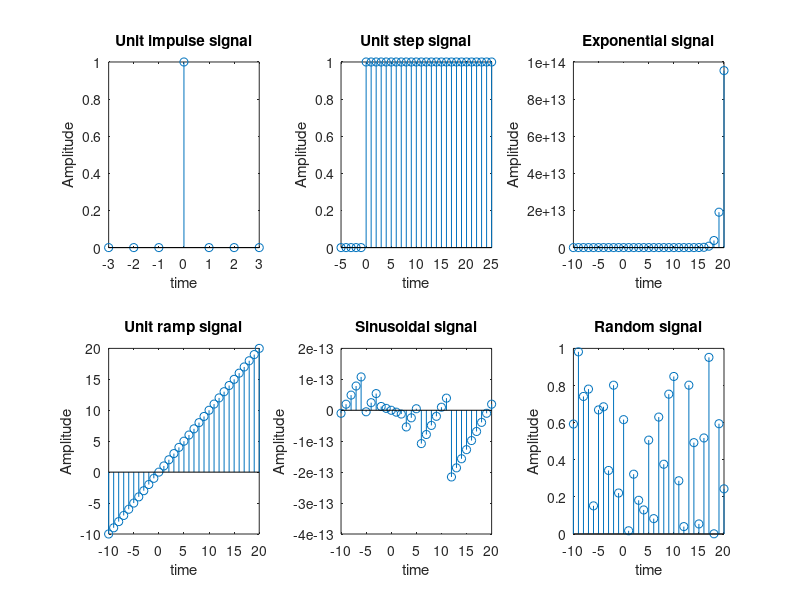

Here is the MATLAB script that generated this plot:
function dsp12()
    %WAVE FORM GENERATION
    %DT SIGNAL
    %UNIT IMPULSE
    clc;
    clear all;
    close all;
    n1=-3:1:3;
    x1=[0,0,0,1,0,0,0];
    subplot(2,3,1);
    stem(n1,x1);
    xlabel('time');
    ylabel('Amplitude');
    title('Unit impulse signal');
    %UNIT STEP SIGNAL
    n2=-5:1:25;
    x2=[zeros(1,5),ones(1,26)];
    subplot(2,3,2);
    stem(n2,x2);
    xlabel('time');
    ylabel('Amplitude');
    title('Unit step signal');
    %EXPONENTIAL SIGNAL
    a=input('Enter the value of a:');
    n3=-10:1:20;
    x3=power(a,n3);
    subplot(2,3,3);
    stem(n3,x3);
    xlabel('time');
    ylabel('Amplitude');
    title('Exponential signal');
    %UNIT RAMP SIGNAL
    n4=-10:1:20;
    x4=n4;
    subplot(2,3,4);
    stem(n4,x4);
    xlabel('time');
    ylabel('Amplitude');
    title('Unit ramp signal');
    %SINUSOIDAL SIGNAL
    A=input('Enter the amplitude:');
    f=input('Enter the frequency:');
    n5=-10:1:20;
    x5=A*sin(2*pi*f*n5);
    subplot(2,3,5);
    stem(n5,x5);
    xlabel('time');
    ylabel('Amplitude');
    title('Sinusoidal signal');
    %RANDOM SIGNAL
    n6=-10:1:20;
    x6=rand(1,31);
    subplot(2,3,6);
    stem(n6,x6);
    xlabel('time');
    ylabel('Amplitude');
    title('Random signal');
end